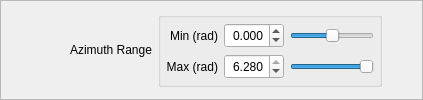
                   <widget class="QFrame" name="RadialShooterAzimuthRangeFrame">
                    <property name="sizePolicy">
                     <sizepolicy hsizetype="Preferred" vsizetype="Preferred">
                      <horstretch>0</horstretch>
                      <verstretch>0</verstretch>
                     </sizepolicy>
                    </property>
                    <property name="frameShape">
                     <enum>QFrame::StyledPanel</enum>
                    </property>
                    <property name="frameShadow">
                     <enum>QFrame::Raised</enum>
                    </property>
                    <layout class="QHBoxLayout" name="horizontalLayout_4">
                     <property name="margin">
                      <number>0</number>
                     </property>
                     <item>
                      <spacer name="horizontalSpacer_36">
                       <property name="orientation">
                        <enum>Qt::Horizontal</enum>
                       </property>
                       <property name="sizeType">
                        <enum>QSizePolicy::Preferred</enum>
                       </property>
                       <property name="sizeHint" stdset="0">
                        <size>
                         <width>69</width>
                         <height>20</height>
                        </size>
                       </property>
                      </spacer>
                     </item>
                     <item>
                      <widget class="QLabel" name="RadialShooterAzimuthRangeLabel">
                       <property name="sizePolicy">
                        <sizepolicy hsizetype="Preferred" vsizetype="Fixed">
                         <horstretch>0</horstretch>
                         <verstretch>0</verstretch>
                        </sizepolicy>
                       </property>
                       <property name="toolTip">
                        <string>The azimuth range the Shooter will send each particle. 0 = X axis, 3.14 = -X axis</string>
                       </property>
                       <property name="text">
                        <string>Azimuth Range</string>
                       </property>
                       <property name="alignment">
                        <set>Qt::AlignRight|Qt::AlignTrailing|Qt::AlignVCenter</set>
                       </property>
                      </widget>
                     </item>
                     <item>
                      <widget class="QGroupBox" name="RadialShooterAzimuthRangeBox">
                       <property name="sizePolicy">
                        <sizepolicy hsizetype="Expanding" vsizetype="Fixed">
                         <horstretch>0</horstretch>
                         <verstretch>0</verstretch>
                        </sizepolicy>
                       </property>
                       <property name="title">
                        <string/>
                       </property>
                       <layout class="QGridLayout" name="gridLayout_13">
                        <property name="margin">
                         <number>5</number>
                        </property>
                        <item row="0" column="0">
                         <widget class="QLabel" name="RadialShooterAzimuthMinLabel">
                          <property name="sizePolicy">
                           <sizepolicy hsizetype="Preferred" vsizetype="Fixed">
                            <horstretch>0</horstretch>
                            <verstretch>0</verstretch>
                           </sizepolicy>
                          </property>
                          <property name="minimumSize">
                           <size>
                            <width>0</width>
                            <height>25</height>
                           </size>
                          </property>
                          <property name="toolTip">
                           <string>The minimum azimuth (0=down the X+ axis)</string>
                          </property>
                          <property name="text">
                           <string>Min (rad)</string>
                          </property>
                          <property name="alignment">
                           <set>Qt::AlignRight|Qt::AlignTrailing|Qt::AlignVCenter</set>
                          </property>
                         </widget>
                        </item>
                        <item row="1" column="0">
                         <widget class="QLabel" name="RadialShooterAzimuthMaxLabel">
                          <property name="sizePolicy">
                           <sizepolicy hsizetype="Preferred" vsizetype="Fixed">
                            <horstretch>0</horstretch>
                            <verstretch>0</verstretch>
                           </sizepolicy>
                          </property>
                          <property name="minimumSize">
                           <size>
                            <width>0</width>
                            <height>25</height>
                           </size>
                          </property>
                          <property name="toolTip">
                           <string>The maximum azimuth (0=down the -X axis)</string>
                          </property>
                          <property name="text">
                           <string>Max (rad)</string>
                          </property>
                          <property name="alignment">
                           <set>Qt::AlignRight|Qt::AlignTrailing|Qt::AlignVCenter</set>
                          </property>
                         </widget>
                        </item>
                        <item row="0" column="2">
                         <widget class="QSlider" name="RadialShooterAzimuthMinSlider">
                          <property name="toolTip">
                           <string>The minimum azimuth (0=down the X+ axis)</string>
                          </property>
                          <property name="minimum">
                           <number>-628</number>
                          </property>
                          <property name="maximum">
                           <number>628</number>
                          </property>
                          <property name="orientation">
                           <enum>Qt::Horizontal</enum>
                          </property>
                         </widget>
                        </item>
                        <item row="0" column="1">
                         <widget class="QDoubleSpinBox" name="RadialShooterAzimuthMinSpinBox">
                          <property name="sizePolicy">
                           <sizepolicy hsizetype="Fixed" vsizetype="Fixed">
                            <horstretch>0</horstretch>
                            <verstretch>0</verstretch>
                           </sizepolicy>
                          </property>
                          <property name="minimumSize">
                           <size>
                            <width>60</width>
                            <height>25</height>
                           </size>
                          </property>
                          <property name="maximumSize">
                           <size>
                            <width>60</width>
                            <height>25</height>
                           </size>
                          </property>
                          <property name="toolTip">
                           <string>The minimum azimuth (0=down the X+ axis)</string>
                          </property>
                          <property name="alignment">
                           <set>Qt::AlignRight|Qt::AlignTrailing|Qt::AlignVCenter</set>
                          </property>
                          <property name="decimals">
                           <number>3</number>
                          </property>
                          <property name="minimum">
                           <double>-6.280000000000000</double>
                          </property>
                          <property name="maximum">
                           <double>6.280000000000000</double>
                          </property>
                          <property name="singleStep">
                           <double>0.010000000000000</double>
                          </property>
                         </widget>
                        </item>
                        <item row="1" column="2">
                         <widget class="QSlider" name="RadialShooterAzimuthMaxSlider">
                          <property name="toolTip">
                           <string>The maximum azimuth (0=down the -X axis)</string>
                          </property>
                          <property name="minimum">
                           <number>-628</number>
                          </property>
                          <property name="maximum">
                           <number>628</number>
                          </property>
                          <property name="value">
                           <number>628</number>
                          </property>
                          <property name="orientation">
                           <enum>Qt::Horizontal</enum>
                          </property>
                         </widget>
                        </item>
                        <item row="1" column="1">
                         <widget class="QDoubleSpinBox" name="RadialShooterAzimuthMaxSpinBox">
                          <property name="sizePolicy">
                           <sizepolicy hsizetype="Fixed" vsizetype="Fixed">
                            <horstretch>0</horstretch>
                            <verstretch>0</verstretch>
                           </sizepolicy>
                          </property>
                          <property name="minimumSize">
                           <size>
                            <width>60</width>
                            <height>25</height>
                           </size>
                          </property>
                          <property name="maximumSize">
                           <size>
                            <width>60</width>
                            <height>25</height>
                           </size>
                          </property>
                          <property name="toolTip">
                           <string>The maximum azimuth (3.14=down the -X axis)</string>
                          </property>
                          <property name="alignment">
                           <set>Qt::AlignRight|Qt::AlignTrailing|Qt::AlignVCenter</set>
                          </property>
                          <property name="decimals">
                           <number>3</number>
                          </property>
                          <property name="minimum">
                           <double>-6.280000000000000</double>
                          </property>
                          <property name="maximum">
                           <double>6.280000000000000</double>
                          </property>
                          <property name="singleStep">
                           <double>0.010000000000000</double>
                          </property>
                          <property name="value">
                           <double>6.280000000000000</double>
                          </property>
                         </widget>
                        </item>
                       </layout>
                      </widget>
                     </item>
                     <item>
                      <spacer name="horizontalSpacer_32">
                       <property name="orientation">
                        <enum>Qt::Horizontal</enum>
                       </property>
                       <property name="sizeType">
                        <enum>QSizePolicy::Preferred</enum>
                       </property>
                       <property name="sizeHint" stdset="0">
                        <size>
                         <width>40</width>
                         <height>20</height>
                        </size>
                       </property>
                      </spacer>
                     </item>
                    </layout>
                   </widget>
